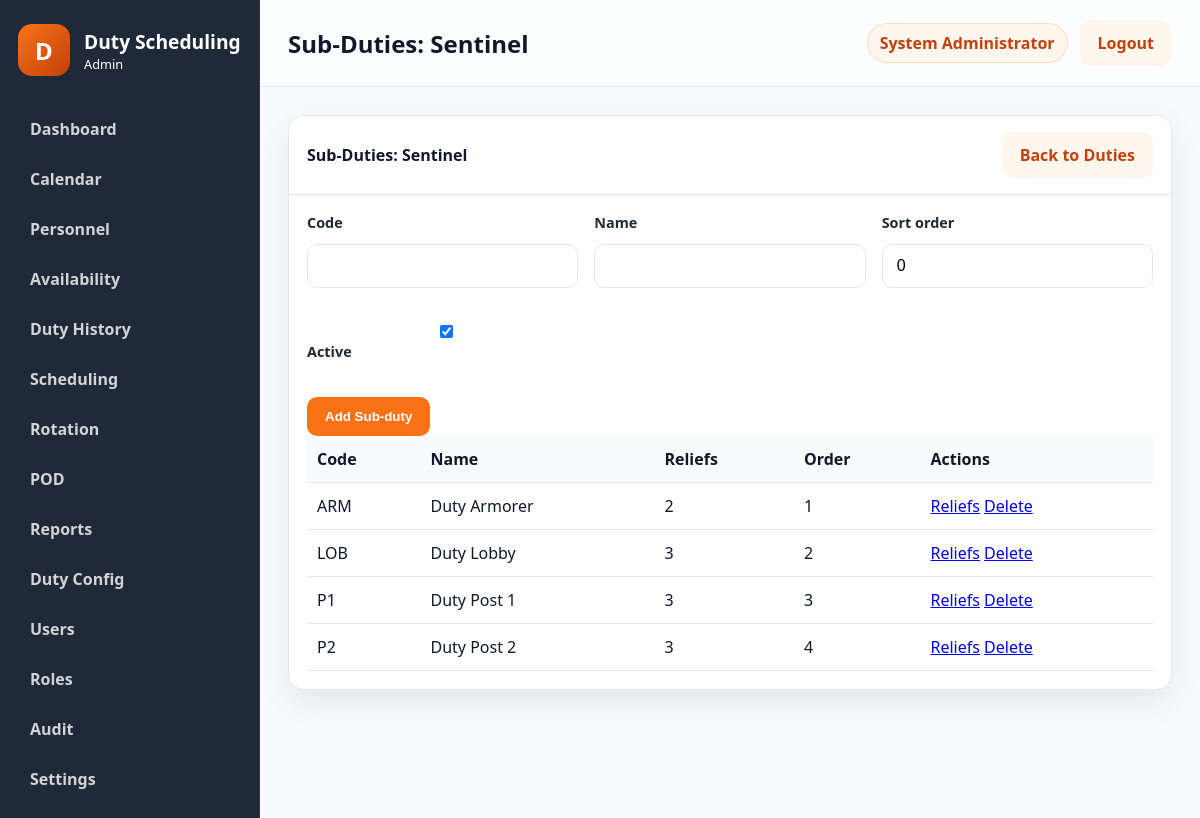
Page /public/?route=subduties/index&duty_id=5 (signed in) on the committed database.
### tables this page shows
CREATE TABLE users (
    id INT NOT NULL AUTO_INCREMENT,
    username VARCHAR(50) NOT NULL,
    password_hash VARCHAR(255) NOT NULL,
    full_name VARCHAR(100) NOT NULL,
    email VARCHAR(100) NULL,
    role_id INT NOT NULL,
    status ENUM('active','inactive') NOT NULL DEFAULT 'active',
    failed_login_attempts INT NOT NULL DEFAULT 0,
    locked_until DATETIME NULL,
    last_login DATETIME NULL,
    created_at TIMESTAMP NOT NULL DEFAULT CURRENT_TIMESTAMP,
    updated_at TIMESTAMP NOT NULL DEFAULT CURRENT_TIMESTAMP ON UPDATE CURRENT_TIMESTAMP,
    PRIMARY KEY (id),
    UNIQUE KEY uk_users_username (username),
    KEY idx_users_role_id (role_id),
    CONSTRAINT fk_users_role_id FOREIGN KEY (role_id) REFERENCES roles (id)
        ON UPDATE CASCADE
        ON DELETE RESTRICT
);

CREATE TABLE duty_subduties (
    id INT NOT NULL AUTO_INCREMENT,
    duty_id INT NOT NULL,
    subduty_code VARCHAR(20) NOT NULL,
    subduty_name VARCHAR(100) NOT NULL,
    sort_order INT NULL,
    is_active TINYINT(1) NOT NULL DEFAULT 1,
    created_at TIMESTAMP NOT NULL DEFAULT CURRENT_TIMESTAMP,
    updated_at TIMESTAMP NOT NULL DEFAULT CURRENT_TIMESTAMP ON UPDATE CURRENT_TIMESTAMP,
    PRIMARY KEY (id),
    UNIQUE KEY uk_duty_subduties_duty_code (duty_id, subduty_code),
    KEY idx_duty_subduties_duty_id (duty_id),
    CONSTRAINT fk_duty_subduties_duty_id FOREIGN KEY (duty_id) REFERENCES duties (id)
        ON UPDATE CASCADE
        ON DELETE RESTRICT
);

### controllers/SubDutyController.php (called while the page is built, shortened)
<?php
class SubDutyController
{
    public function index(): void
    {
        $dutyId = (int) ($_GET['duty_id'] ?? 0);
        $duty = $dutyId > 0 ? Duty::findById($dutyId) : null;
        $pageTitle = 'Sub-Duties: ' . ($duty['duty_name'] ?? 'Duty');
        $subduties = SubDuty::allForDuty($dutyId);
        include APP_ROOT . '/views/layouts/layout.php';
    }
}

### public/index.php (called while the page is built, shortened)
<?php
$route = trim((string) ($_GET['route'] ?? ''), " /\t\n\r");
$routeResolver = resolve_route($route);
[$controllerName, $actionName] = $routeResolver;
if ($route !== 'auth/login' && $route !== 'auth/logout' && !is_logged_in()) {
    redirect(APP_PUBLIC_URL . '/?route=auth/login');
}
$controller = new $controllerName();
$controller->{$actionName}();

### core/functions.php (called while the page is built, shortened)
<?php
function normalize_permission(string $permission): string
{
    $normalized = trim(strtolower($permission));
    $normalized = str_replace(':', '.', $normalized);
    $normalized = str_replace('_', '.', $normalized);
    return $normalized;
}
function e(mixed $value): string
{
    return htmlspecialchars((string) $value, ENT_QUOTES, 'UTF-8');
}
function user_has_permission(string $permission): bool
{
    $user = current_user();
    $permissions = $user['permissions'] ?? [];
    return in_array(normalize_permission($permission), $permissions, true);
}

### models/Duty.php (called while the page is built, shortened)
<?php
class Duty
{
    public static function findById(int $id): ?array
    {
        $pdo = get_db();
        $statement = $pdo->prepare('SELECT * FROM duties WHERE id = :id LIMIT 1');
        $statement->execute([':id' => $id]);
        $duty = $statement->fetch();
        return $duty ?: null;
    }
}

### core/auth.php (called while the page is built, shortened)
<?php
function is_logged_in(): bool
{
    $user = current_user();
    return !empty($user);
}
function current_user(): ?array
{
    $sessionUser = $_SESSION['user'] ?? null;
    $userId = (int) ($_SESSION['user_id'] ?? 0);
    if (is_array($sessionUser) && !empty($sessionUser['id'])) {
        $user = User::findById($userId);
        $role = Role::findById((int) ($user['role_id'] ?? 0));
        $user['role_name'] = $role['role_name'] ?? ($sessionUser['role_name'] ?? '');
        $user['permissions'] = Role::getPermissionsForRoleId((int) ($user['role_id'] ?? 0));
        return $user;
    }
    $user = User::findById($userId);
    $role = Role::findById((int) ($user['role_id'] ?? 0));
    $user['role_name'] = $role['role_name'] ?? '';
    $user['permissions'] = Role::getPermissionsForRoleId((int) ($user['role_id'] ?? 0));
    return $user;
}

### models/User.php (called while the page is built, shortened)
<?php
class User
{
    public static function findById(int $id): ?array
    {
        $pdo = get_db();
        $statement = $pdo->prepare(
            'SELECT u.*, r.role_name, r.permissions AS role_permissions
             FROM users u
             LEFT JOIN roles r ON r.id = u.role_id
             WHERE u.id = :id
             LIMIT 1'
        );
        $statement->execute([':id' => $id]);
        $user = $statement->fetch();
        $user['permissions'] = Role::decodePermissions($user['role_permissions'] ?? '[]');
        return $user;
    }
}

### models/Role.php (called while the page is built, shortened)
<?php
class Role
{
    public static function findById(int $id): ?array
    {
        $pdo = get_db();
        $statement = $pdo->prepare('SELECT * FROM roles WHERE id = :id LIMIT 1');
        $statement->execute([':id' => $id]);
        $role = $statement->fetch();
        return $role ?: null;
    }
    public static function getPermissionsForRoleId(int $roleId): array
    {
        $role = self::findById($roleId);
        return self::decodePermissions($role['permissions'] ?? '[]');
    }
    public static function decodePermissions(mixed $permissions): array
    {
        $values = [];
        if (is_array($permissions)) {
            $values = array_values($permissions);
        } else {
            $decoded = json_decode((string) $permissions, true);
            if (is_array($decoded)) {
                $values = array_values($decoded);
            }
        }
        $normalized = [];
        foreach ($values as $value) {
            $normalized[] = normalize_permission((string) $value);
        }
        return array_values(array_unique($normalized));
    }
}

### models/SubDuty.php (called while the page is built, shortened)
<?php
class SubDuty
{
    public static function allForDuty(int $dutyId): array
    {
        $pdo = get_db();
        $statement = $pdo->prepare('SELECT * FROM duty_subduties WHERE duty_id = :duty_id ORDER BY sort_order IS NULL, sort_order ASC, id ASC');
        $statement->execute([':duty_id' => $dutyId]);
        return $statement->fetchAll() ?: [];
    }
    public static function reliefCount(int $subDutyId): int
    {
        $pdo = get_db();
        $statement = $pdo->prepare('SELECT COUNT(*) FROM duty_reliefs WHERE subduty_id = :subduty_id');
        $statement->execute([':subduty_id' => $subDutyId]);
        return (int) $statement->fetchColumn();
    }
}

### views/duties/subduties.php (the view, shortened to what this page needs)
<?php
$dutyId = (int) ($duty['id'] ?? 0);
?>
<div class="panel">
    <div class="panel-header">
        <span><?= e($pageTitle); ?></span>
        <a class="btn btn-secondary" href="<?= e(APP_PUBLIC_URL . '/?route=duties/index'); ?>">Back to Duties</a>
    </div>
    <div class="panel-body">
        <form method="post" action="<?= e(APP_PUBLIC_URL . '/?route=subduties/save'); ?>" class="stack-form">
            <div class="form-grid">
                <div class="form-group">
                    <label>Code</label>
                    <input type="text" name="subduty_code" value="" required>
                </div>
                <div class="form-group">
                    <label>Name</label>
                    <input type="text" name="subduty_name" value="" required>
                </div>
                <div class="form-group">
                    <label>Sort order</label>
                    <input type="number" name="sort_order" value="0">
                </div>
                <div class="form-group checkbox-group">
                    <label><input type="checkbox" name="is_active" checked> Active</label>
                </div>
            </div>
            <div class="button-row">
                <button type="submit" class="btn btn-primary">Add Sub-duty</button>
            </div>
        </form>
        <table class="data-table">
            <thead>
                <tr>
                    <th>Code</th>
                    <th>Name</th>
                    <th>Reliefs</th>
                    <th>Order</th>
                    <th>Actions</th>
                </tr>
            </thead>
            <tbody>
                <?php foreach ($subduties as $subduty): ?>
                    <tr>
                        <td><?= e($subduty['subduty_code'] ?? ''); ?></td>
                        <td><?= e($subduty['subduty_name'] ?? ''); ?></td>
                        <td><?= e((string) SubDuty::reliefCount((int) ($subduty['id'] ?? 0))); ?></td>
                        <td><?= e((string) ($subduty['sort_order'] ?? 0)); ?></td>
                        <td>
                            <a href="<?= e(APP_PUBLIC_URL . '/?route=reliefs/index&subduty_id=' . (int) ($subduty['id'] ?? 0)); ?>">Reliefs</a>
                            <a href="<?= e(APP_PUBLIC_URL . '/?route=subduties/delete&id=' . (int) ($subduty['id'] ?? 0) . '&duty_id=' . $dutyId); ?>">Delete</a>
                        </td>
                    </tr>
                <?php endforeach; ?>
            </tbody>
        </table>
    </div>
</div>

### views/layouts/layout.php (shortened to what this page needs)
<?php
$user = $user ?? current_user();
$pageTitle = $pageTitle ?? 'Dashboard';
$viewFile = $viewFile ?? APP_ROOT . '/views/dashboard/index.php';
?>
<!doctype html>
<html lang="en">
<head>
    <link rel="stylesheet" href="<?= e(APP_PUBLIC_URL . '/assets/css/app.css'); ?>">
    <link rel="stylesheet" href="<?= e(APP_PUBLIC_URL . '/assets/css/print.css'); ?>">
</head>
<body class="app-body">
    <div class="app-shell">
        <?php include APP_ROOT . '/views/layouts/sidebar.php'; ?>
        <main class="main-panel">
            <header class="topbar no-print">
                <div>
                    <h1><?= e($pageTitle); ?></h1>
                </div>
                <div class="topbar-actions">
                    <span class="user-pill"><?= e($user['full_name'] ?? 'Administrator'); ?></span>
                    <a class="btn btn-secondary" href="<?= e(APP_PUBLIC_URL . '/?route=auth/logout'); ?>">Logout</a>
                </div>
            </header>
            <section class="content-area">
                <?php include $viewFile; ?>
            </section>
        </main>
    </div>
</body>
</html>

### public/assets/css/app.css (style rules this page uses)
:root { --primary: #F97316; --primary-dark: #C2410C; --primary-light: #FFF7ED; --dark: #1F2937; --bg: #F8FAFC; --border: #E5E7EB; --text: #111827; --muted: #6B7280; --shadow: 0 12px 30px rgba(15, 23, 42, 0.08); --radius: 16px; --card-bg: #FFFFFF; --danger: #DC2626; --success: #16A34A; --warning: #F59E0B; }
* { box-sizing: border-box; }
html, body { margin: 0; min-height: 100%; font-family: "Segoe UI", Tahoma, Geneva, Verdana, sans-serif; background: var(--bg); color: var(--text); }
body { min-height: 100vh; }
.login-form, .form-group { display: flex; flex-direction: column; gap: 12px; }
.form-group { margin-bottom: 18px; }
label { color: var(--dark); font-weight: 600; font-size: 0.9rem; }
input { width: 100%; padding: 12px 14px; border: 1px solid var(--border); border-radius: 10px; background: #fff; font-size: 1rem; }
.btn { display: inline-flex; align-items: center; justify-content: center; padding: 12px 18px; border: none; border-radius: 10px; text-decoration: none; cursor: pointer; font-weight: 600; transition: opacity 0.2s ease; }
.btn-primary { background: var(--primary); color: #fff; }
.btn-secondary { background: var(--primary-light); color: var(--primary-dark); }
.app-body { background: var(--bg); }
.app-shell { display: flex; min-height: 100vh; }
.main-panel { flex: 1; display: flex; flex-direction: column; }
.topbar { display: flex; align-items: center; justify-content: space-between; padding: 20px 28px; background: rgba(255, 255, 255, 0.6); border-bottom: 1px solid var(--border); backdrop-filter: blur(10px); }
.topbar h1 { margin: 0; font-size: 1.5rem; }
.topbar-actions { display: flex; align-items: center; gap: 12px; }
.user-pill { background: var(--primary-light); color: var(--primary-dark); border: 1px solid rgba(249, 115, 22, 0.2); border-radius: 999px; padding: 8px 12px; font-weight: 600; }
.content-area { padding: 28px; }
.form-grid { display: grid; grid-template-columns: repeat(auto-fit, minmax(220px, 1fr)); gap: 16px; }
.stack-form { display: flex; flex-direction: column; gap: 18px; }
.button-row { display: flex; gap: 12px; flex-wrap: wrap; }
.data-table { width: 100%; border-collapse: collapse; }
.data-table th, .data-table td { padding: 12px 10px; text-align: left; border-bottom: 1px solid var(--border); }
.data-table th { background: #f8fafc; }
.panel { background: var(--card-bg); border: 1px solid var(--border); border-radius: var(--radius); overflow: hidden; box-shadow: var(--shadow); }
.panel-header { display: flex; align-items: center; justify-content: space-between; padding: 16px 18px; border-bottom: 1px solid var(--border); background: #fff; font-weight: 700; }
.panel-body { padding: 18px; }
.no-print { print-color-adjust: exact; }

### public/assets/css/print.css (style rules this page uses)
body { background: #fff; }

### rows in the picture
users: full_name "System Administrator"
duty_subduties: subduty_code "ARM", subduty_name "Duty Armorer", id "2", sort_order "1"
duty_subduties: subduty_code "LOB", subduty_name "Duty Lobby", id "3", sort_order "2"
duty_subduties: subduty_code "P1", subduty_name "Duty Post 1", id "3", sort_order "3"
duty_subduties: subduty_code "P2", subduty_name "Duty Post 2", id "3", sort_order "4"

### other values in the picture
$item['label'] "Dashboard"
$item['label'] "Calendar"
$item['label'] "Personnel"
$item['label'] "Availability"
$item['label'] "Duty History"
$item['label'] "Scheduling"
$item['label'] "Rotation"
$item['label'] "POD"
$item['label'] "Reports"
$item['label'] "Duty Config"
$item['label'] "Users"
$item['label'] "Roles"
$item['label'] "Audit"
$item['label'] "Settings"
$pageTitle "Sub-Duties: Sentinel"
